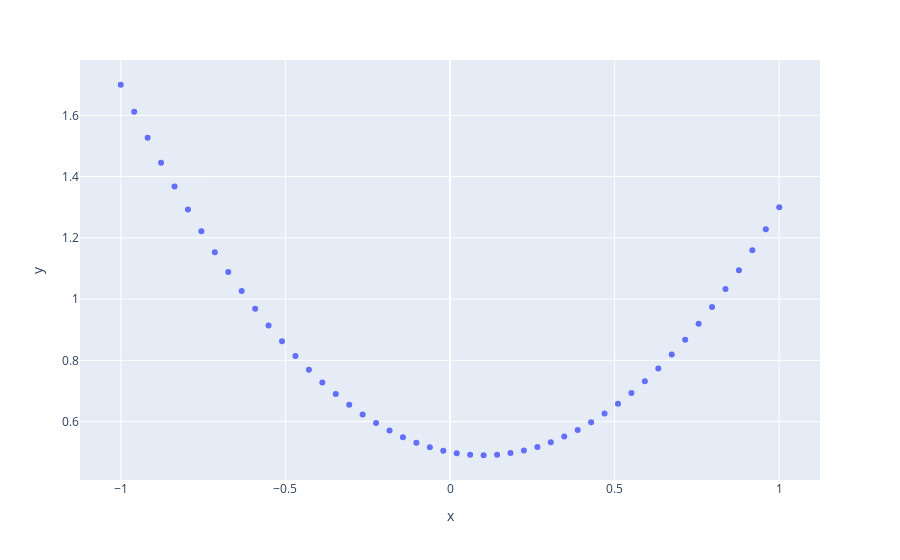

Notebook source saved alongside this figure:
### Code cell
px.scatter(x=toy_x.numpy(), y=toy_y.numpy())

### Figure 1 — Plotly figure (JSON) as saved in the notebook; plotly's stock layout.template omitted (floating-point values rounded to 4 significant figures)
{"data": [{"hoverlabel": {"namelength": 0}, "hovertemplate": "x=%{x}<br>y=%{y}", "legendgroup": "", "marker": {"color": "#636efa", "symbol": "circle"}, "mode": "markers", "name": "", "showlegend": false, "type": "scatter", "x": [-1, -0.9592, -0.9184, -0.8776, -0.8367, -0.7959, -0.7551, -0.7143, -0.6735, -0.6327, -0.5918, -0.551, -0.5102, -0.4694, -0.4286, -0.3878, -0.3469, -0.3061, -0.2653, -0.2245, -0.1837, -0.1429, -0.102, -0.06122, -0.02041, 0.02041, 0.06122, 0.102, 0.1429, 0.1837, 0.2245, 0.2653, 0.3061, 0.3469, 0.3878, 0.4286, 0.4694, 0.5102, 0.551, 0.5918, 0.6327, 0.6735, 0.7143, 0.7551, 0.7959, 0.8367, 0.8776, 0.9184, 0.9592, 1], "xaxis": "x", "y": [1.7, 1.612, 1.527, 1.446, 1.367, 1.293, 1.221, 1.153, 1.088, 1.027, 0.9686, 0.9138, 0.8623, 0.8142, 0.7694, 0.7279, 0.6898, 0.6549, 0.6234, 0.5953, 0.5705, 0.549, 0.5308, 0.516, 0.5045, 0.4963, 0.4915, 0.49, 0.4918, 0.497, 0.5055, 0.5173, 0.5325, 0.551, 0.5728, 0.598, 0.6264, 0.6583, 0.6934, 0.7319, 0.7737, 0.8189, 0.8673, 0.9192, 0.9743, 1.033, 1.095, 1.16, 1.228, 1.3], "yaxis": "y"}], "layout": {"legend": {"tracegroupgap": 0}, "margin": {"t": 60}, "xaxis": {"anchor": "y", "domain": [0, 1], "title": {"text": "x"}}, "yaxis": {"anchor": "x", "domain": [0, 1], "title": {"text": "y"}}}}
